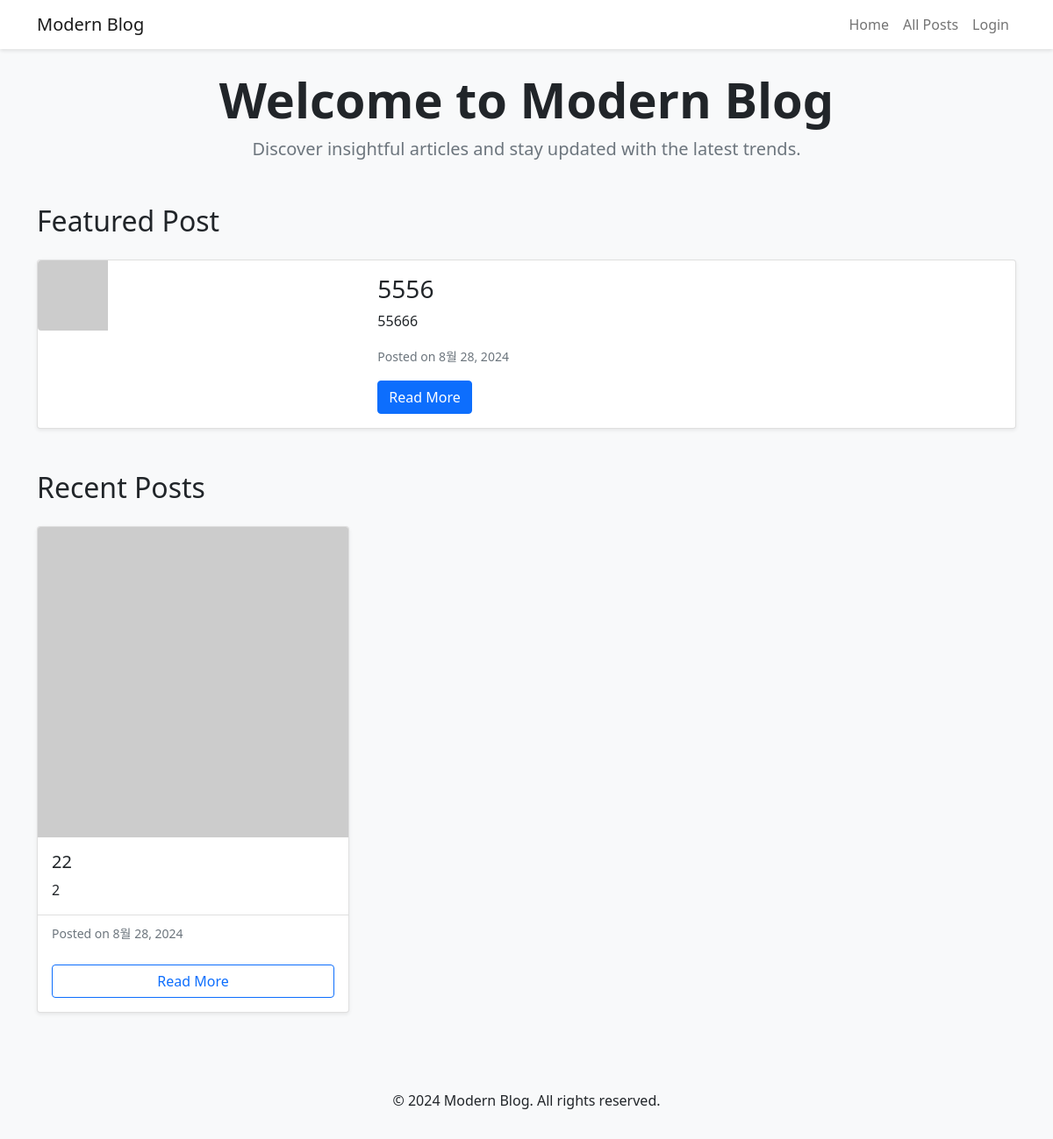
Before: / with the older database file.
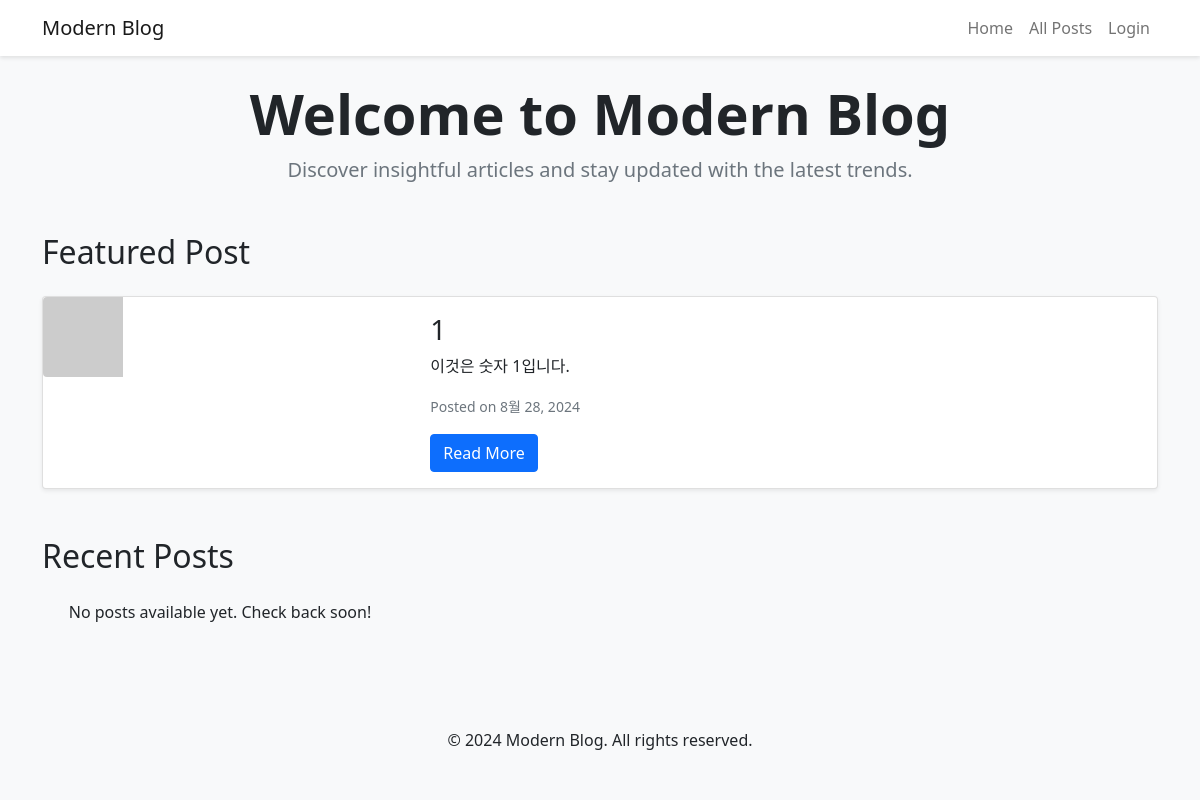
After: the same page with the newer database file.
### blog/models.py (models this page shows, shortened)
class Post(models.Model):
    title = models.CharField(max_length=200)
    content = models.TextField()
    created_date = models.DateTimeField(default=timezone.now)
    modified_date = models.DateTimeField(auto_now=True)
    category = models.ForeignKey(Category, on_delete=models.SET_NULL, null=True, related_name='posts')
    author = models.ForeignKey(User, on_delete=models.CASCADE)
    class Meta:
        ordering = ['-created_date']

### blog/views.py (the view)
# urls.py: path('', views.home, name='home'),
def home(request):
    recent_posts = Post.objects.order_by('-created_date')[:5]
    return render(request, 'blog/home.html', {'recent_posts': recent_posts})

### blog/context_processors.py (called while the page is built)
def categories(request):
    return {'categories': Category.objects.exclude(slug='')}

### templates/blog/home.html (shortened to what this page needs)
{% extends 'blog/base.html' %}
{% block content %}
<div class="container">
    <header class="text-center mb-5">
        <h1 class="display-4 fw-bold">Welcome to Modern Blog</h1>
        <p class="lead text-muted">Discover insightful articles and stay updated with the latest trends.</p>
    </header>
    <section class="mb-5">
        <h2 class="mb-4">Featured Post</h2>
        {% if recent_posts %}
        {% with recent_posts|first as featured_post %}
        <div class="card shadow-sm">
            <div class="row g-0">
                <div class="col-md-4">
                    <img src="<https://via.placeholder.com/300x200>" class="img-fluid rounded-start" alt="Featured post image">
                </div>
                <div class="col-md-8">
                    <div class="card-body">
                        <h3 class="card-title">{{ featured_post.title }}</h3>
                        <p class="card-text">{{ featured_post.content|truncatewords:50 }}</p>
                        <p class="card-text"><small class="text-muted">Posted on {{ featured_post.created_date|date:"F d, Y" }}</small></p>
                        <a href="{% url 'post_detail' pk=featured_post.pk %}" class="btn btn-primary">Read More</a>
                    </div>
                </div>
            </div>
        </div>
        {% endwith %}
        {% endif %}
    </section>
    <section>
        <h2 class="mb-4">Recent Posts</h2>
        <div class="row row-cols-1 row-cols-md-2 row-cols-lg-3 g-4">
            {% for post in recent_posts|slice:"1:" %}
            <div class="col">
                <div class="card h-100 shadow-sm">
                    <img src="<https://via.placeholder.com/300x200>" class="card-img-top" alt="Post image">
                    <div class="card-body">
                        <h5 class="card-title">{{ post.title }}</h5>
                        <p class="card-text">{{ post.content|truncatewords:20 }}</p>
                    </div>
                    <div class="card-footer bg-transparent">
                        <small class="text-muted">Posted on {{ post.created_date|date:"F d, Y" }}</small>
                    </div>
                    <a href="{% url 'post_detail' pk=post.pk %}" class="btn btn-outline-primary m-3">Read More</a>
                </div>
            </div>
            {% empty %}
            <div class="col-12">
                <p class="text-center">No posts available yet. Check back soon!</p>
            </div>
            {% endfor %}
        </div>
    </section>
</div>
{% endblock %}

Changed rows visible on the page:
removed Post: title "5556", content "55666", created_date "8월 28, 2024"
removed Post: title "22", content "2", created_date "8월 28, 2024"
added Post: title "1", content "이것은 숫자 1입니다.", created_date "8월 28, 2024"
Other visible differences:
text now shown: "No posts available yet. Check back soon!"
